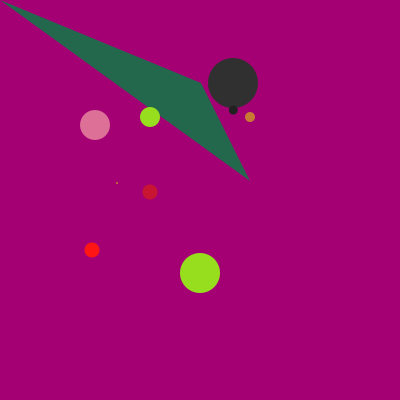
Frame 1 (no input)
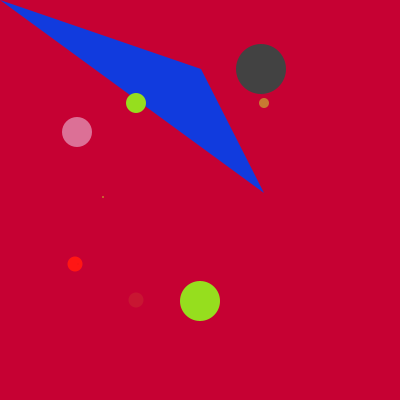
Frame 60 (the mouse pressed at the canvas centre just before this capture)
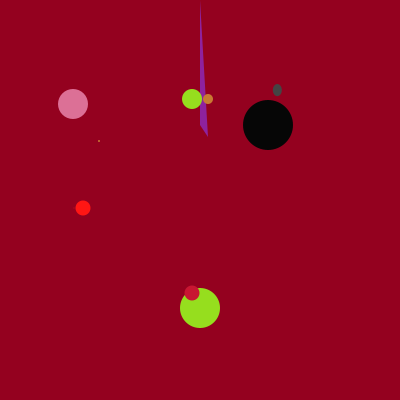
Frame 120 (the mouse held since frame 60 and released just before this capture)

The Processing sketch that drew these frames (run headless with seeded random() and noise(); from frame 60 on, the mouse is pressed at the canvas centre):

// Processing sketch: processing_25964
// ── processing_25964.pde

void setup()
{
  
size(400,400);
noStroke();
frameRate(60);

}

int centerx,centery,ax,ay,bx,by,cx,cy,pipsX,pipsY;
int triangle_scale=height/2;
int pip_scale=width/3;
boolean scale_up=false;


void draw()
{
  centerx= (width/2);
  centery=(height/3);
  ax=centerx;
  bx=centerx-triangle_scale;
  cx=centerx+triangle_scale;
  ay=centery-triangle_scale;
  by=centery+triangle_scale;
  cy=by;
  pipsX=centerx+pip_scale;
  pipsY=centery-pip_scale/2;
 

background(random(255),random(2),random(122));
fill(random(150),random(122),random(244));
triangle(ax^3/3*int(random(3)),ay,mouseX,mouseY*int(random(4)),cx,cy^2*int(random(3)));

if (scale_up) {triangle_scale=triangle_scale+2;}
else {triangle_scale=triangle_scale-2;}
if (triangle_scale<0) {scale_up=true;}
if (triangle_scale>centery+60) {scale_up=false;}
fill(triangle_scale);


ellipse(pipsX,ay,50,50);

fill(150,222,30);
ellipse(bx,pipsY,20,20);

fill(200,122,50);
ellipse(cx,pipsY,10,10);


ellipse(pipsY,cy,2,2);

fill(150,222,30);
ellipse(ax,pipsX+40,40,40);

fill(200,22,50);
ellipse(bx,pipsX^2/2+40,15,15);

fill(255,22,20);
ellipse(pipsY^2/2+40+int(random(10)),cx,15,15);

fill(220,22,20);
ellipse(pipsY^3/2+40,cx,1,1);

fill(220,112,150);
ellipse(pipsY^5/2+40,cx/2,30,30);

if (scale_up) {pip_scale=pip_scale+int(random(10))/2;}
else {pip_scale=pip_scale-int(random(2));}
if (pip_scale<0) {scale_up=true;}
if (pip_scale>pipsY) {scale_up=false;}
fill(pip_scale);   
ellipse(pipsX+random(20),pipsY-random(20),9,random(20));
}
